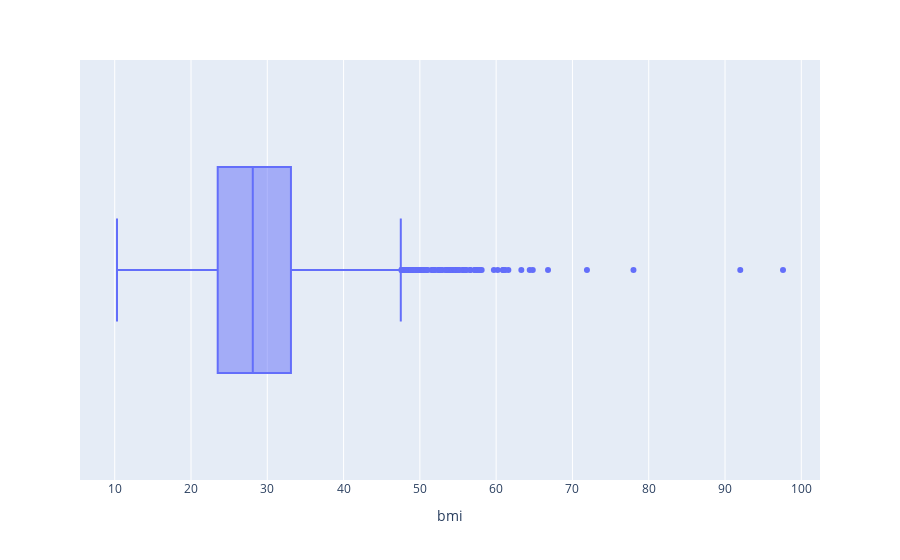

The code cell stored with this chart in its notebook:
### Code cell
px.box(df_avc, 'bmi')

### Figure 1 — Plotly figure (JSON) as saved in the notebook; plotly's stock layout.template omitted (floating-point values rounded to 4 significant figures; data arrays with more than 128 entries replaced by an {"elided": "..."} marker saying what was removed)
{"data": [{"alignmentgroup": "True", "hovertemplate": "bmi=%{x}<extra></extra>", "legendgroup": "", "marker": {"color": "#636efa"}, "name": "", "notched": false, "offsetgroup": "", "orientation": "h", "showlegend": false, "type": "box", "x": {"elided": "5110 float values"}, "x0": " ", "xaxis": "x", "y0": " ", "yaxis": "y"}], "layout": {"boxmode": "group", "legend": {"tracegroupgap": 0}, "margin": {"t": 60}, "xaxis": {"anchor": "y", "domain": [0, 1], "title": {"text": "bmi"}}, "yaxis": {"anchor": "x", "domain": [0, 1]}}}
